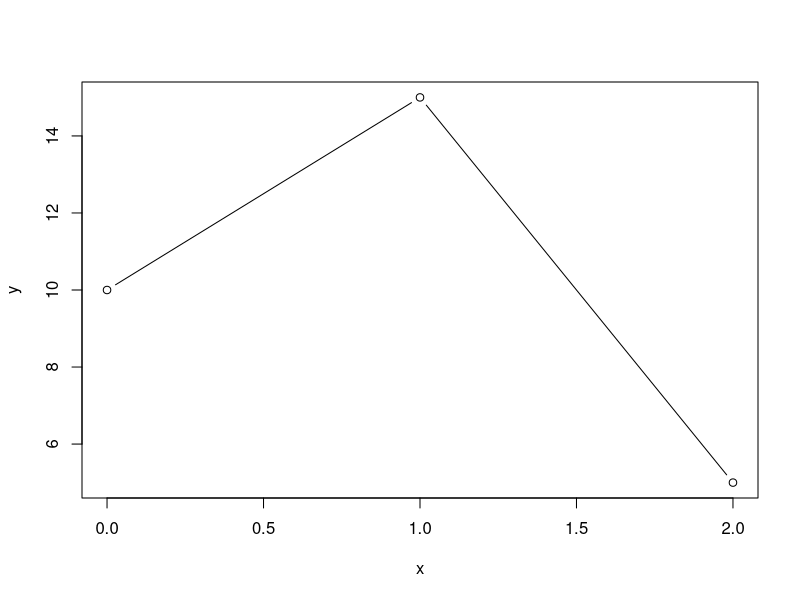

R code for this plot:
#install.packages("pracma")

library(pracma)
#puntos dados (0, 10) (1, 15) (2, 5)
x <- c(0,1,2)
y <- c(10,15,5)

#Secuencia 
xi<- seq(0, 2, by=1)

#Se genera la funcion 
pp <- cubicspline(x,y,xi=NULL,endp2nd = FALSE, der = c(1,1))
#ppfun <- funtion(xi) ppval(pp,xi)
print(pp)

#Grafica
plot(x,y,type = 'b')